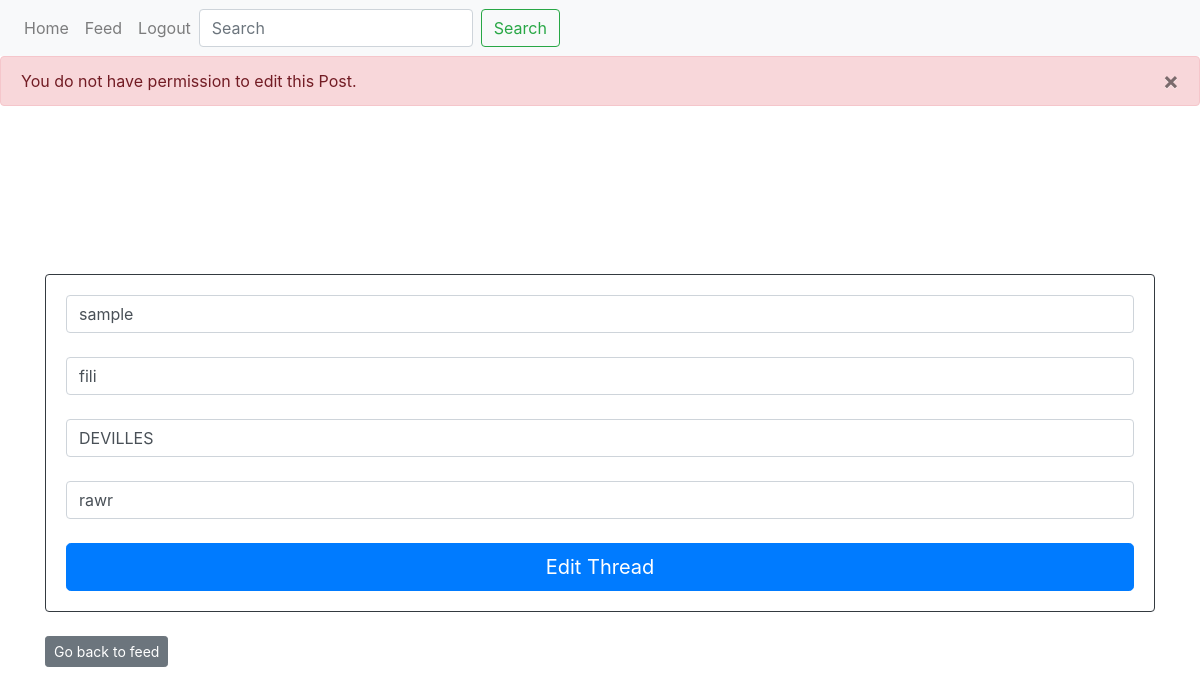
Screenshot of /edit-post/3 (signed in) with the database file from the repository.
### website/models.py (models this page shows)
class Post(db.Model):
    id = db.Column(db.Integer, primary_key=True)
    department = db.Column(db.String(100))
    course_code = db.Column(db.String(100))
    professor = db.Column(db.String(100))
    post = db.Column(db.String(10000))
    date = db.Column(db.DateTime(timezone=True), default=func.now())
    author = db.Column(db.Integer, db.ForeignKey('user.id', ondelete="CASCADE"), nullable=False)
    comments = db.relationship('Comment', backref='post', passive_deletes=True)

### website/views.py (the view, shortened to what this page needs)
@views.route("/edit-post/<id>", methods=['GET','POST'])
@login_required
def edit_post(id):
    post = Post.query.filter_by(id=id).first()
    if not post:
            flash('Post does not exist.', category='error')
    elif current_user.id != post.author:
        flash('You do not have permission to edit this Post.', category='error')
    return render_template("edit_post.html", user=current_user, post=post)

### website/__init__.py (called while the page is built)
def create_app():
    app = Flask(__name__)
    app.config['SECRET_KEY'] = 'secretkey'
    app.config['SQLALCHEMY_DATABASE_URI'] = f'sqlite:///{DB_NAME}'
    db.init_app(app)
    from .views import views
    from .auth import auth
    app.register_blueprint(views, url_prefix="/")
    app.register_blueprint(auth, url_prefix="/")
    from .models import User, Post, Comment
    create_database(app)
    login_manager = LoginManager()
    login_manager.login_view = 'views.home'
    login_manager.init_app(app)
    @login_manager.user_loader
    def load_user(id):
        return User.query.get(int(id))
    return app

### website/templates/edit_post.html (shortened to what this page needs)
{% extends "base.html" %}
{% block content %}
  <link rel="stylesheet" type="text/css" href="{{ url_for('static', filename='edit_post.css') }}">
<br></br>
<h1 style="color:white; text-align:center;">Edit Post</h1>
<br></br>
<div class="card-body card border-dark">
<form method="POST">
  <input type="text" id="text" name="department" class="form-control" placeholder="Department" value="{{ post.department }}" />
  <br />
  <input type="text" id="text" name="course_code" class="form-control" placeholder="Course Code" value="{{ post.course_code }}" />
  <br />
  <input type="text" id="text" name="professor" class="form-control" placeholder="Professor (LASTNAME, Firstname)" value="{{ post.professor }}" />
  <br />
  <input name="post" id="text" class="form-control" placeholder="Post" value="{{ post.post }}" ></input>
  <br />
    <div align="center">
      <button type="submit" class="btn btn-lg btn-primary btn-block">Edit Thread</button>
    </div>
  </form>
  </div>
  <br>
  <div>
  <a href="/feed" class="btn btn-secondary btn-sm">Go back to feed</a>
  </div>
  {% endblock %}

### website/static/edit_post.css (style rules this page uses)
body { background-image: url('/static/images/background.jpg'); background-repeat: no-repeat; background-size: cover; }

### rows the page displays
Post: department "sample", course_code "fili", professor "DEVILLES", post "rawr"

### other values shown
{{ message }} "You do not have permission to edit this Post."
